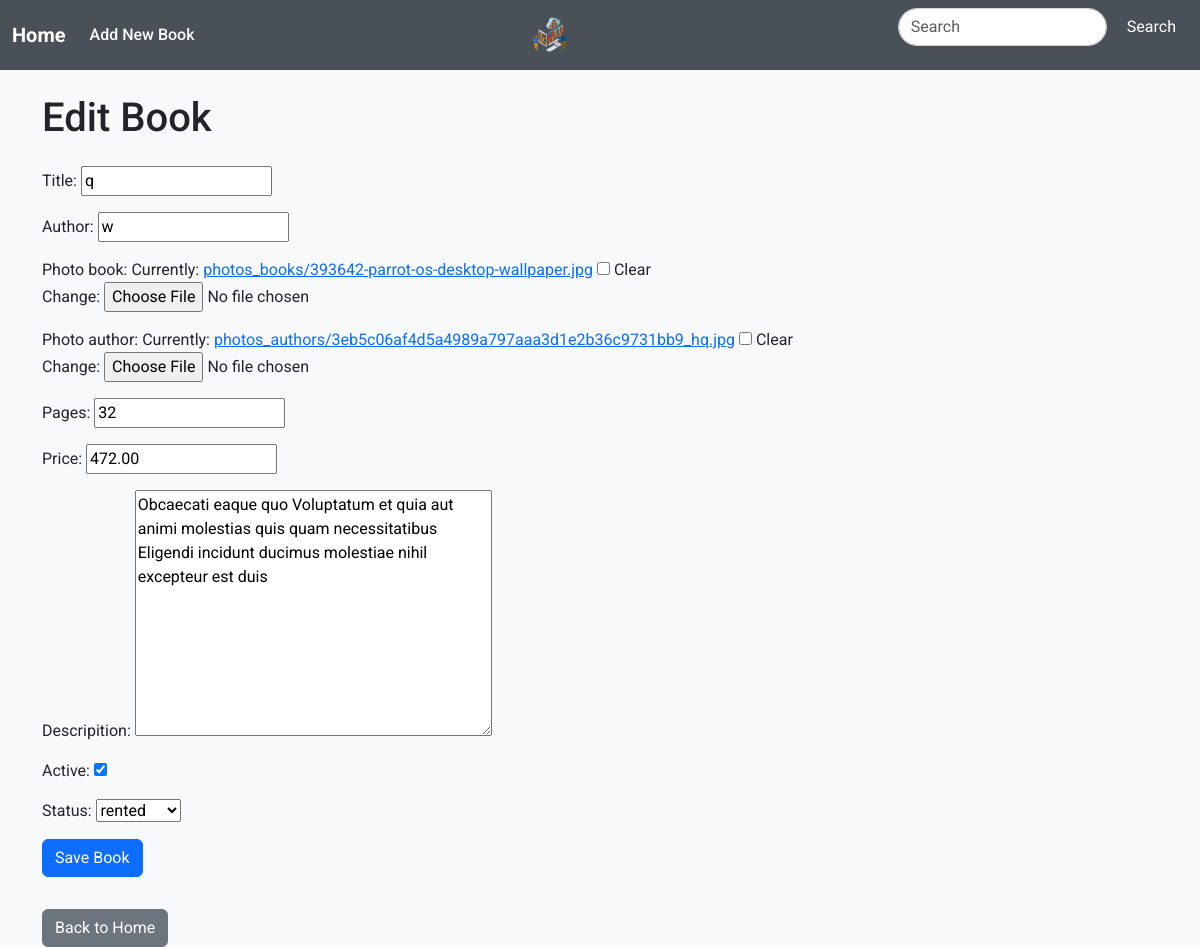
The page /edit/3/ (signed in) on the database as committed earlier.
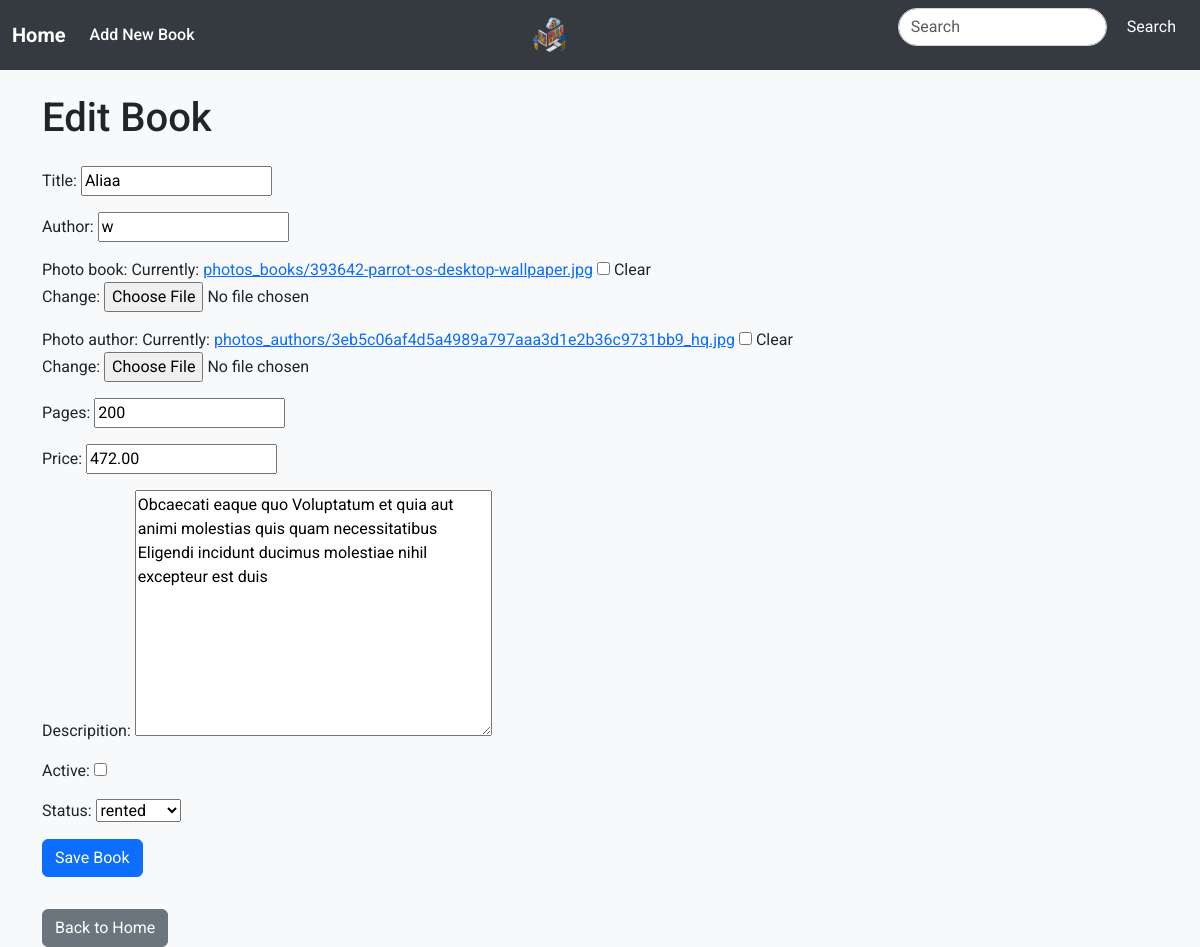
The same page on the database as committed later.
### book/models.py (models this page shows, shortened)
class Book(models.Model):
    title = models.CharField(max_length=200)
    author = models.CharField(max_length=200, blank=True)
    photo_book = models.ImageField(upload_to='photos_books', null='True', blank=True)
    photo_author = models.ImageField(upload_to='photos_authors', null=True, blank=True)
    pages = models.IntegerField()
    price = models.DecimalField(max_digits=5, decimal_places=2,null=True, blank=True)
    descripition = models.TextField(null=True, blank=True)
    created_at = models.DateTimeField(auto_now_add=True)
    active = models.BooleanField(default=True)
    status = models.CharField(max_length=50, choices=status_books, null=True, blank=True)

### book/views.py (the view, shortened to what this page needs)
# urls.py: path('edit/<int:pk>/', BookUpdateView.as_view(), name='edit_book'),
class BookUpdateView(LoginRequiredMixin, UpdateView):
    model = Book
    form_class = BookForm
    template_name = 'book/edit_book.html'

### book/forms.py
class BookForm(forms.ModelForm):
    class Meta:
        model = Book
        fields = '__all__'

### book/templates/book/edit_book.html (shortened to what this page needs)
{% extends 'base.html' %}
{% load static %}
{% block body %}
<div class="container mt-4">
    <h1 class="mb-4">Edit Book</h1>
    <form method="post" enctype="multipart/form-data">
        <div class="mb-3">
            {{ form.as_p }}
        </div>
        <button type="submit" class="btn btn-primary">Save Book</button>
    </form>
    <a href="{% url 'book:book' %}" class="btn btn-secondary mt-3">Back to Home</a>
</div>
{% endblock body %}

Rows that differ between the two databases and show on the page:
changed Book "rented": title "q" → "Aliaa"; pages "32" → "200"; active "☑" → "☐"
